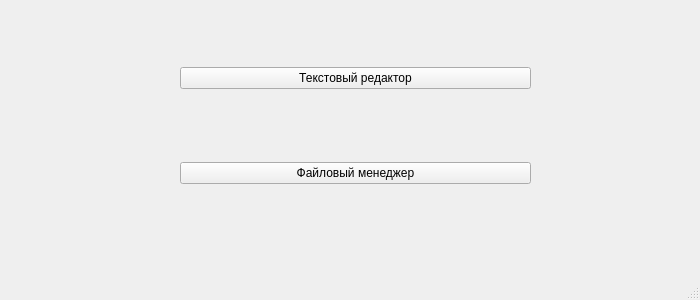
<?xml version="1.0" encoding="UTF-8"?>
<ui version="4.0">
 <class>MyMainWindow</class>
 <widget class="QMainWindow" name="MyMainWindow">
  <property name="geometry">
   <rect>
    <x>0</x>
    <y>0</y>
    <width>700</width>
    <height>300</height>
   </rect>
  </property>
  <property name="windowTitle">
   <string>MainWindow</string>
  </property>
  <widget class="QWidget" name="centralwidget">
   <widget class="QWidget" name="verticalLayoutWidget">
    <property name="geometry">
     <rect>
      <x>180</x>
      <y>0</y>
      <width>351</width>
      <height>251</height>
     </rect>
    </property>
    <layout class="QVBoxLayout" name="verticalLayout">
     <item>
      <widget class="QPushButton" name="pushButton">
       <property name="text">
        <string>Текстовый редактор</string>
       </property>
      </widget>
     </item>
     <item>
      <widget class="QPushButton" name="pushButton_2">
       <property name="text">
        <string>Файловый менеджер</string>
       </property>
      </widget>
     </item>
    </layout>
   </widget>
  </widget>
  <widget class="QMenuBar" name="menubar">
   <property name="geometry">
    <rect>
     <x>0</x>
     <y>0</y>
     <width>700</width>
     <height>22</height>
    </rect>
   </property>
  </widget>
  <widget class="QStatusBar" name="statusbar"/>
 </widget>
 <resources/>
 <connections/>
</ui>
